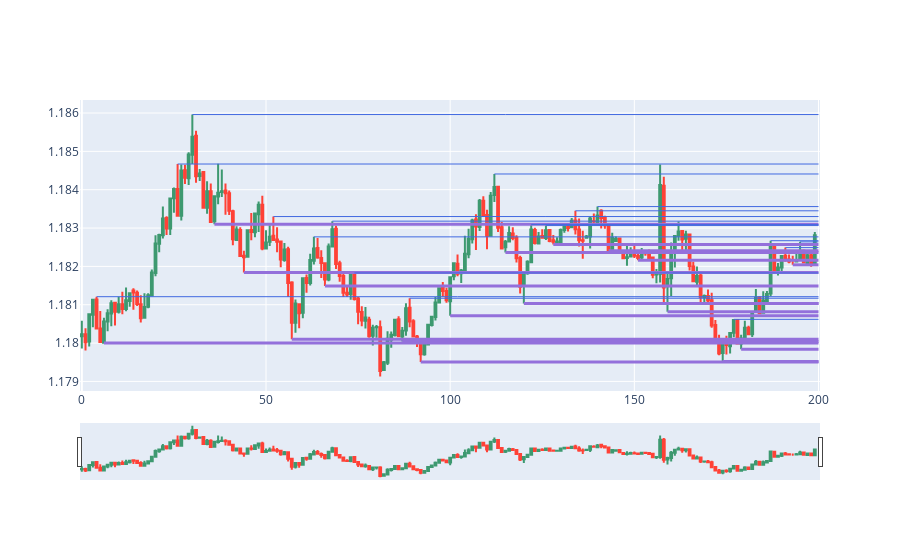

Here is the notebook cell this chart was saved with:
### Code cell
s = 0
e = 200

import plotly.graph_objects as go
from datetime import datetime
import matplotlib.pyplot as plt

fig = go.Figure(data=[go.Candlestick(x=data.index,
                open=data['Open'],
                high=data['High'],
                low=data['Low'],
                close=data['Close'])])

c=0
while (1):
    if(c>len(ss)-1 ):
        break
    fig.add_shape(type='line', x0=ss[c][0], y0=ss[c][1],
                  x1=e,
                  y1=ss[c][1],
                  line=dict(color="MediumPurple",width=3)
                  )
    c+=1

c=0
while (1):
    if(c>len(rr)-1 ):
        break
    fig.add_shape(type='line', x0=rr[c][0], y0=rr[c][1],
                  x1=e,
                  y1=rr[c][1],
                  line=dict(color="RoyalBlue",width=1)
                  )
    c+=1    

fig.show()

### Figure 1 — Plotly figure (JSON) as saved in the notebook; plotly's stock layout.template omitted (floating-point values rounded to 4 significant figures; data arrays with more than 128 entries replaced by an {"elided": "..."} marker saying what was removed)
{"data": [{"close": {"elided": "200 float values"}, "high": {"elided": "200 float values"}, "low": {"elided": "200 float values"}, "open": {"elided": "200 float values"}, "type": "candlestick", "x": {"elided": "200 int values"}}], "layout": {"shapes": [{"line": {"color": "MediumPurple", "width": 3}, "type": "line", "x0": 6, "x1": 200, "y0": 1.18, "y1": 1.18}, {"line": {"color": "MediumPurple", "width": 3}, "type": "line", "x0": 36, "x1": 200, "y0": 1.183, "y1": 1.183}, {"line": {"color": "MediumPurple", "width": 3}, "type": "line", "x0": 44, "x1": 200, "y0": 1.182, "y1": 1.182}, {"line": {"color": "MediumPurple", "width": 3}, "type": "line", "x0": 57, "x1": 200, "y0": 1.18, "y1": 1.18}, {"line": {"color": "MediumPurple", "width": 3}, "type": "line", "x0": 66, "x1": 200, "y0": 1.181, "y1": 1.181}, {"line": {"color": "MediumPurple", "width": 3}, "type": "line", "x0": 87, "x1": 200, "y0": 1.18, "y1": 1.18}, {"line": {"color": "MediumPurple", "width": 3}, "type": "line", "x0": 92, "x1": 200, "y0": 1.18, "y1": 1.18}, {"line": {"color": "MediumPurple", "width": 3}, "type": "line", "x0": 100, "x1": 200, "y0": 1.181, "y1": 1.181}, {"line": {"color": "MediumPurple", "width": 3}, "type": "line", "x0": 115, "x1": 200, "y0": 1.182, "y1": 1.182}, {"line": {"color": "MediumPurple", "width": 3}, "type": "line", "x0": 120, "x1": 200, "y0": 1.181, "y1": 1.181}, {"line": {"color": "MediumPurple", "width": 3}, "type": "line", "x0": 128, "x1": 200, "y0": 1.183, "y1": 1.183}, {"line": {"color": "MediumPurple", "width": 3}, "type": "line", "x0": 143, "x1": 200, "y0": 1.182, "y1": 1.182}, {"line": {"color": "MediumPurple", "width": 3}, "type": "line", "x0": 151, "x1": 200, "y0": 1.182, "y1": 1.182}, {"line": {"color": "MediumPurple", "width": 3}, "type": "line", "x0": 159, "x1": 200, "y0": 1.181, "y1": 1.181}, {"line": {"color": "MediumPurple", "width": 3}, "type": "line", "x0": 168, "x1": 200, "y0": 1.181, "y1": 1.181}, {"line": {"color": "MediumPurple", "width": 3}, "type": "line", "x0": 174, "x1": 200, "y0": 1.18, "y1": 1.18}, {"line": {"color": "MediumPurple", "width": 3}, "type": "line", "x0": 179, "x1": 200, "y0": 1.18, "y1": 1.18}, {"line": {"color": "MediumPurple", "width": 3}, "type": "line", "x0": 193, "x1": 200, "y0": 1.182, "y1": 1.182}, {"line": {"color": "RoyalBlue", "width": 1}, "type": "line", "x0": 4, "x1": 200, "y0": 1.181, "y1": 1.181}, {"line": {"color": "RoyalBlue", "width": 1}, "type": "line", "x0": 26, "x1": 200, "y0": 1.185, "y1": 1.185}, {"line": {"color": "RoyalBlue", "width": 1}, "type": "line", "x0": 30, "x1": 200, "y0": 1.186, "y1": 1.186}, {"line": {"color": "RoyalBlue", "width": 1}, "type": "line", "x0": 52, "x1": 200, "y0": 1.183, "y1": 1.183}, {"line": {"color": "RoyalBlue", "width": 1}, "type": "line", "x0": 63, "x1": 200, "y0": 1.183, "y1": 1.183}, {"line": {"color": "RoyalBlue", "width": 1}, "type": "line", "x0": 68, "x1": 200, "y0": 1.183, "y1": 1.183}, {"line": {"color": "RoyalBlue", "width": 1}, "type": "line", "x0": 74, "x1": 200, "y0": 1.182, "y1": 1.182}, {"line": {"color": "RoyalBlue", "width": 1}, "type": "line", "x0": 89, "x1": 200, "y0": 1.181, "y1": 1.181}, {"line": {"color": "RoyalBlue", "width": 1}, "type": "line", "x0": 112, "x1": 200, "y0": 1.184, "y1": 1.184}, {"line": {"color": "RoyalBlue", "width": 1}, "type": "line", "x0": 122, "x1": 200, "y0": 1.183, "y1": 1.183}, {"line": {"color": "RoyalBlue", "width": 1}, "type": "line", "x0": 126, "x1": 200, "y0": 1.183, "y1": 1.183}, {"line": {"color": "RoyalBlue", "width": 1}, "type": "line", "x0": 134, "x1": 200, "y0": 1.183, "y1": 1.183}, {"line": {"color": "RoyalBlue", "width": 1}, "type": "line", "x0": 140, "x1": 200, "y0": 1.184, "y1": 1.184}, {"line": {"color": "RoyalBlue", "width": 1}, "type": "line", "x0": 177, "x1": 200, "y0": 1.181, "y1": 1.181}, {"line": {"color": "RoyalBlue", "width": 1}, "type": "line", "x0": 187, "x1": 200, "y0": 1.183, "y1": 1.183}, {"line": {"color": "RoyalBlue", "width": 1}, "type": "line", "x0": 191, "x1": 200, "y0": 1.182, "y1": 1.182}, {"line": {"color": "RoyalBlue", "width": 1}, "type": "line", "x0": 195, "x1": 200, "y0": 1.183, "y1": 1.183}, {"line": {"color": "RoyalBlue", "width": 1}, "type": "line", "x0": 200, "x1": 200, "y0": 1.183, "y1": 1.183}]}}
